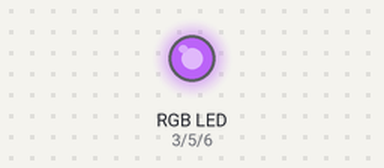
A sketch run on a simulated Arduino Uno, built with avr-gcc and run on an emulated ATmega328P. Shown: an RGB LED mixed from three pins (HIGH = lit). Dim RGB values are drawn brighter than linear.

Above: at 0.05 s.
At 0.7 s:
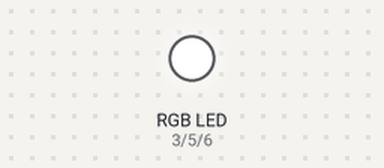
At 1.4 s:
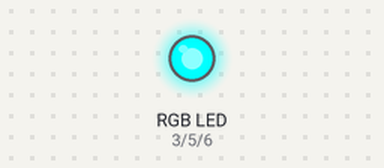
At 2.05 s:
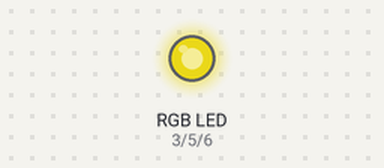
At 2.75 s:
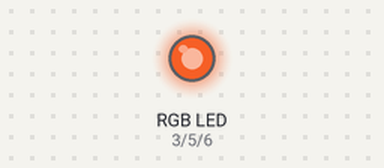
Timing chart, 0 to 6.3 s (numbered marks = the images above):
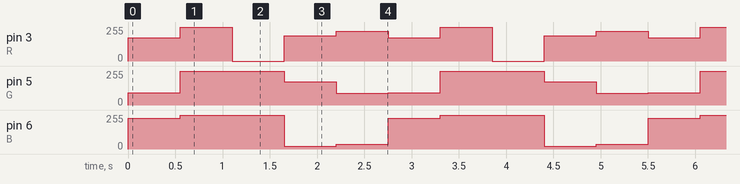

The sketch:

Practica_2-parte_2_IIIBim.ino
```cpp
#define R 3
#define G 5
#define B 6
#define POT A1


int I;


void setup() {
  pinMode(R,OUTPUT);
  pinMode(G,OUTPUT);
  pinMode(B,OUTPUT);
  pinMode(POT,INPUT);
  POTCONFIG();
}
void loop() {
  SECUENCE();


}

void SECUENCE () //Funcion para la secuencia.
{
  analogWrite(R,174);
  analogWrite(G,92);
  analogWrite(B,230);
  delay(I);

  analogWrite(R,255);
  analogWrite(G,255);
  analogWrite(B,255);
  delay(I);

  analogWrite(R,0);
  analogWrite(G,255);
  analogWrite(B,255);
  delay(I);

  analogWrite(R,189);
  analogWrite(G,174);
  analogWrite(B,20);
  delay(I);

  analogWrite(R,225);
  analogWrite(G,87);
  analogWrite(B,35);
  delay(I);
}

int POTCONFIG () //
{
  int READING=analogRead(POT);
  I=map(READING,0,1023,100,1000);
  return I;
}
```

Measured:
- by itself, pin 3 (R): repeats every 2.8 s: 255/255 0.55 s, 0/255 0.55 s, 189/255 0.55 s, 225/255 0.55 s, 174/255 0.55 s
- by itself, pin 5 (G): repeats every 2.8 s: 255/255 1.1 s, 174/255 0.55 s, 87/255 0.55 s, 92/255 0.55 s
- by itself, pin 6 (B): repeats every 2.8 s: 255/255 1.1 s, 20/255 0.55 s, 35/255 0.55 s, 230/255 0.55 s
